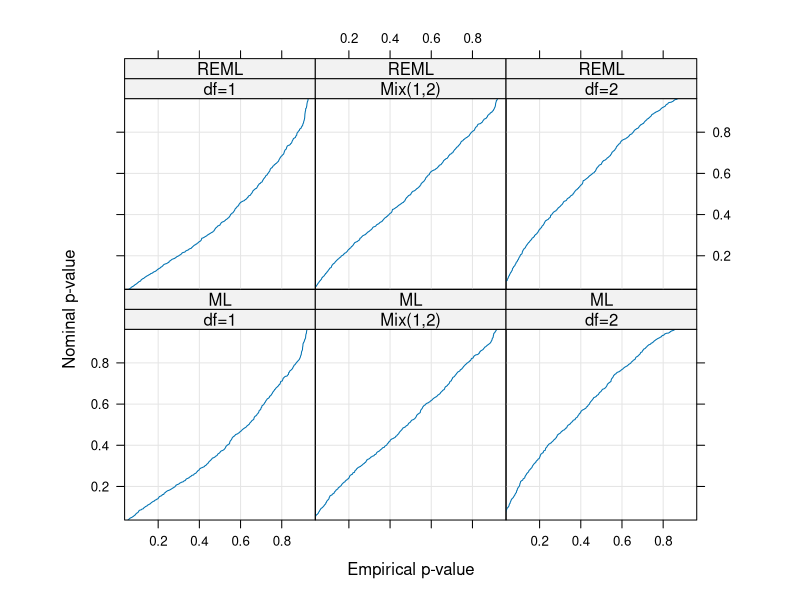
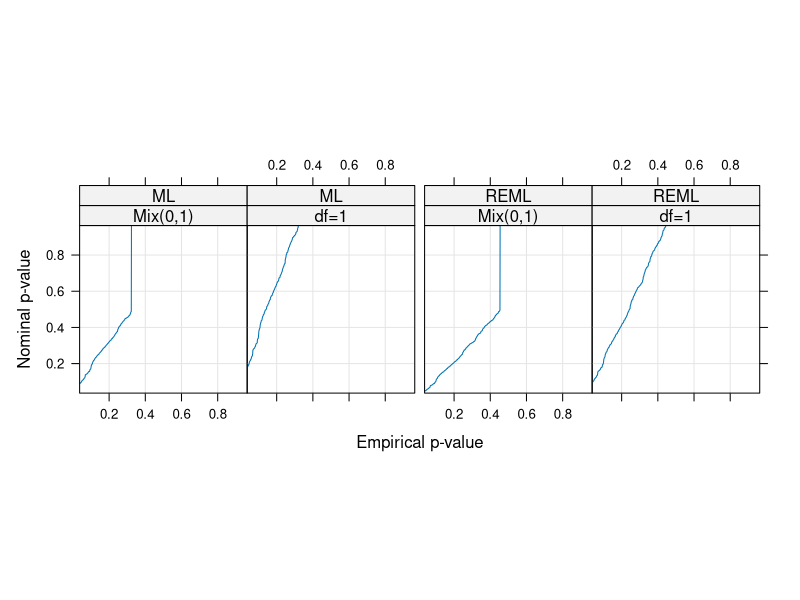
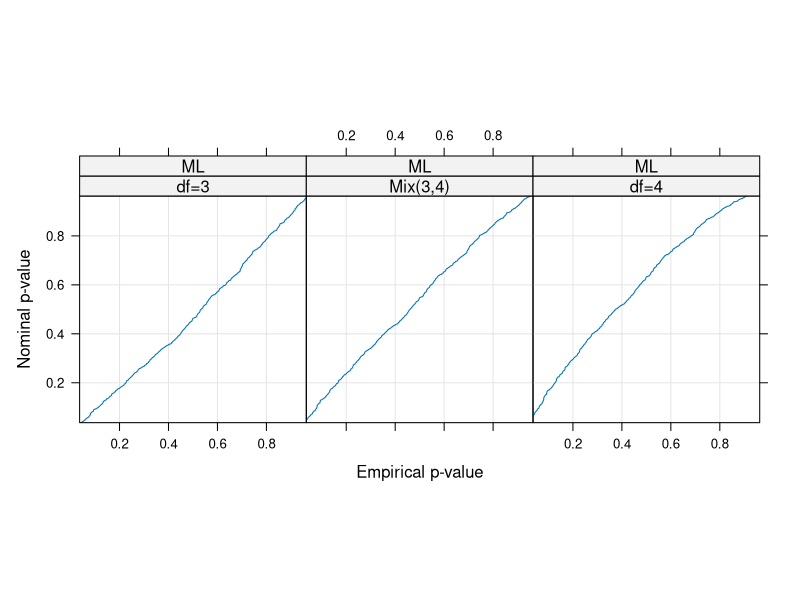
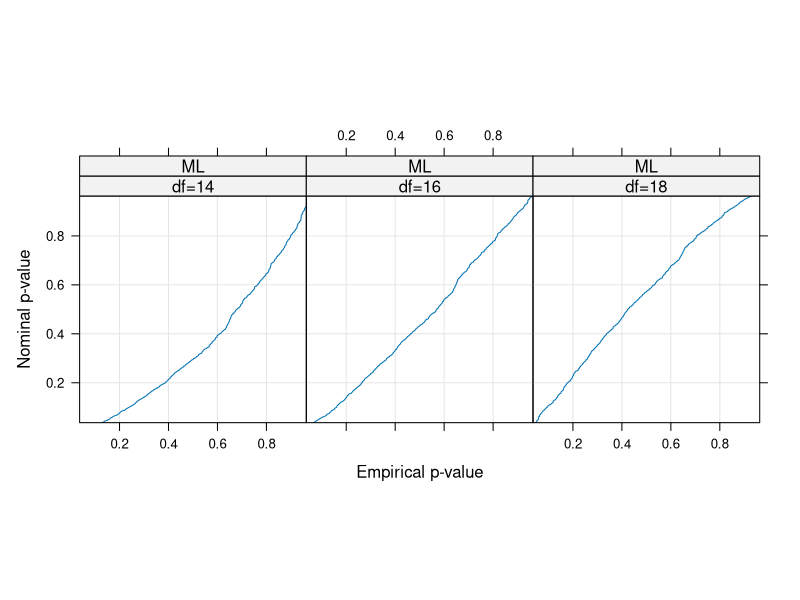

Reproduce these figures in R, in order.
#-*- R -*-

library( nlme )
options( width = 65, digits = 5 )
options( contrasts = c(unordered = "contr.helmert",
         ordered = "contr.poly") )
pdf( file = 'ch02.pdf' )

# Chapter 2    Theory and Computational Methods for Linear Mixed-Effects Models

# 2.2   Likelihood Estimation for LME Models

Xmat <- matrix( c(1, 1, 1, 1, 8, 10, 12, 14), ncol = 2 )
Xmat
Xqr <- qr( Xmat )               # creates a QR structure
qr.R( Xqr )                     # returns R
qr.Q( Xqr )                     # returns Q-truncated
qr.Q( Xqr, complete = TRUE )    # returns the full Q

fm1Rail.lme <- lme( travel ~ 1, data = Rail, random = ~ 1 | Rail,
       control = list( msVerbose = TRUE ) )
fm1Rail.lme <- lme( travel ~ 1, data = Rail, random = ~ 1 | Rail,
   control = list( msVerbose = TRUE, niterEM = 0 ))

fm1Machine <-
  lme( score ~ Machine, data = Machines, random = ~ 1 | Worker )
fm2Machine <- update( fm1Machine, random = ~ 1 | Worker/Machine )
anova( fm1Machine, fm2Machine )

OrthoFem <- Orthodont[ Orthodont$Sex == "Female", ]
fm1OrthF <- lme( distance ~ age, data = OrthoFem,
    random = ~ 1 | Subject )
fm2OrthF <- update( fm1OrthF, random = ~ age | Subject )
orthLRTsim <- simulate.lme( fm1OrthF, m2 = fm2OrthF, nsim = 1000 )
plot( orthLRTsim, df = c(1, 2) )    # produces Figure 2.3

machineLRTsim <- simulate.lme(fm1Machine, m2 = fm2Machine, nsim= 1000)
plot( machineLRTsim, df = c(0, 1),      # produces Figure 2.4
 layout = c(4,1), between = list(x = c(0, 0.5, 0)) )

stoolLRTsim <-
  simulate.lme( list(fixed = effort ~ 1, data = ergoStool,
                     random = ~ 1 | Subject),
                m2 = list(fixed = effort ~ Type),
                method = "ML", nsim = 1000 )
plot( stoolLRTsim, df = c(3, 4) )    # Figure 2.5

## "partially balanced incomplete block" experiment
## from Littell et al. 1996 (Data Set 1.5.1):
##data( PBIB, package = 'SASmixed' )  # reproduced below
PBIB <- data.frame(
    "response" = c(
        2.4, 2.5, 2.6, 2.0, 2.7, 2.8, 2.4, 2.7, 2.6, 2.8, 2.4, 2.4,
        3.4, 3.1, 2.1, 2.3, 4.1, 3.3, 3.3, 2.9, 3.4, 3.2, 2.8, 3.0,
        3.2, 2.5, 2.4, 2.6, 2.3, 2.3, 2.4, 2.7, 2.8, 2.8, 2.6, 2.5,
        2.5, 2.7, 2.8, 2.6, 2.6, 2.6, 2.3, 2.4, 2.7, 2.7, 2.5, 2.6,
        3.0, 3.6, 3.2, 3.2, 3.0, 2.8, 2.4, 2.5, 2.4, 2.5, 3.2, 3.1
    ),
    "Treatment" = factor(c(
        15, 9, 1, 13, 5, 7, 8, 1, 10, 1, 14, 2, 15, 11, 2, 3,
        6, 15, 4, 7, 12, 4, 3, 1, 12, 14, 15, 8, 6, 3, 14, 5,
        5, 4, 2, 13, 10, 12, 13, 6, 9, 7, 10, 3, 8, 6, 2, 9,
        5, 9, 11, 12, 7, 13, 14, 11, 10, 4, 8, 11
    )),
    "Block" = as.factor(rep(1:15, each = 4))
)
pbibLRTsim <-
    simulate.lme(list( fixed = response ~ 1, data = PBIB,
                       random = ~ 1 | Block ),
                 m2 = list(fixed = response ~ Treatment, data = PBIB,
                           random = ~ 1 | Block),
                 method = "ML", nsim = 1000 )
plot( pbibLRTsim, df = c(14,16,18), weights = FALSE )    # Figure 2.6

summary( fm2Machine )

fm1PBIB <- lme(response ~ Treatment, data = PBIB, random = ~ 1 | Block)
anova( fm1PBIB )
fm2PBIB <- update( fm1PBIB, method = "ML" )
fm3PBIB <- update( fm2PBIB, response ~ 1 )
anova( fm2PBIB, fm3PBIB )
anova( fm2Machine )

##save(orthLRTsim, machineLRTsim, pbibLRTsim, stoolLRTsim,
##     file = "sims.rda")

summary(warnings())
